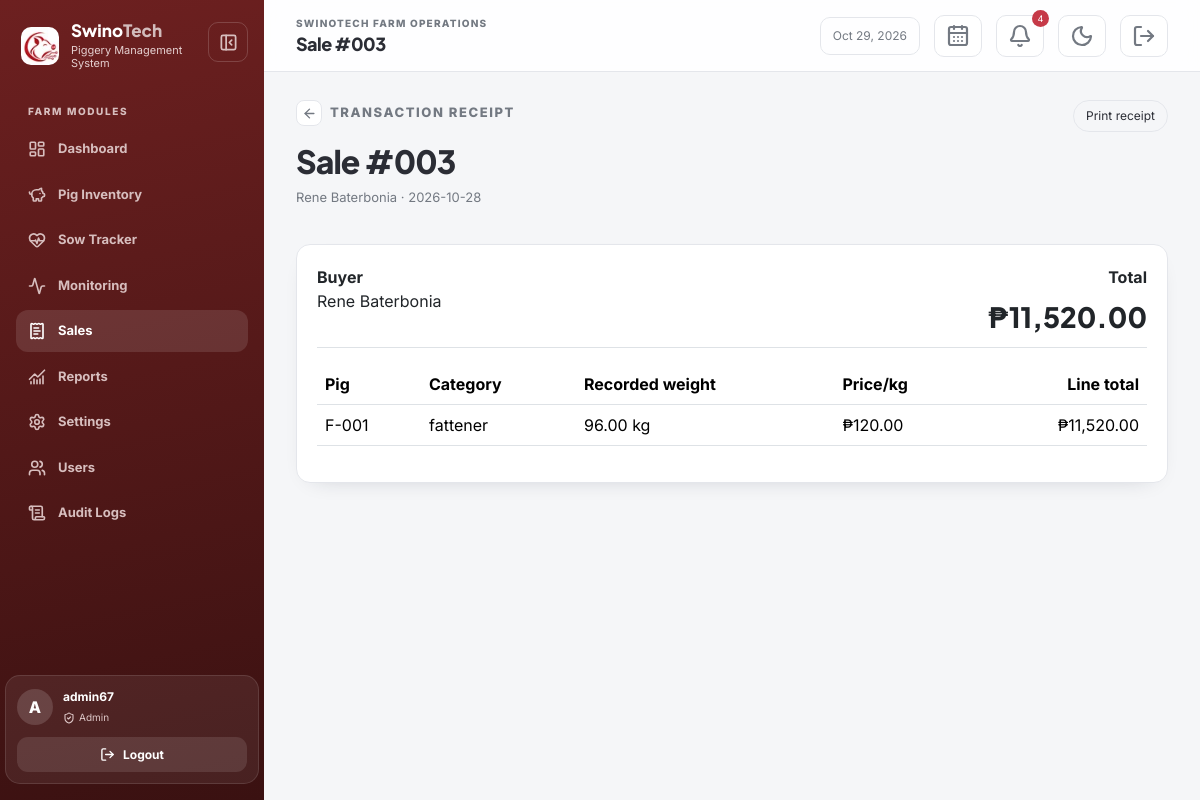
/sales/view.php?id=1033 (signed in), run on the app's committed database.
### tables this page shows
CREATE TABLE `sales` (
  `sale_id` int UNSIGNED NOT NULL,
  `buyer_name` varchar(150) NOT NULL,
  `sale_date` date NOT NULL DEFAULT (curdate()),
  `total_amount` decimal(12,2) NOT NULL DEFAULT '0.00'
);

CREATE TABLE `sale_items` (
  `sale_item_id` int UNSIGNED NOT NULL,
  `sale_id` int UNSIGNED NOT NULL,
  `pig_id` int UNSIGNED NOT NULL,
  `sold_weight` decimal(10,2) NOT NULL,
  `price_per_kg` decimal(10,2) NOT NULL
);

CREATE TABLE `pigs` (
  `pig_id` int UNSIGNED NOT NULL,
  `tag_number` varchar(50) NOT NULL,
  `category` enum('boar','fattener','sow') NOT NULL,
  `weight` decimal(10,2) NOT NULL,
  `pen_number` varchar(50) DEFAULT NULL,
  `status` enum('active','sold','dead') NOT NULL DEFAULT 'active',
  `date_added` date NOT NULL DEFAULT (curdate())
);

### includes/auth.php (called while the page is built, shortened)
<?php
function e(mixed $value): string
{
    return htmlspecialchars((string) $value, ENT_QUOTES, 'UTF-8');
}
function sale_reference(int $saleId): string
{
    $sequence = $saleId >= 1031 ? $saleId - 1030 : $saleId;
    return str_pad((string) max(1, $sequence), 3, '0', STR_PAD_LEFT);
}

### includes/dashboard-data.php (called while the page is built, shortened)
<?php
function dashboard_notifications(PDO $pdo, array $profile, string $role = 'admin'): array
{
    $days = max(1, (int) $profile['due_soon_days']);
    $notifications = [];
    $sows = $pdo->query("SELECT s.sow_record_id, p.tag_number, s.expected_farrowing_date
        FROM sow_records s JOIN pigs p ON p.pig_id = s.pig_id
        WHERE s.status = 'pregnant' ORDER BY s.expected_farrowing_date")->fetchAll();
    foreach ($sows as $sow) {
        $daysAway = (int) $pdo->query("SELECT DATEDIFF(" . $pdo->quote($sow['expected_farrowing_date']) . ", CURDATE())")->fetchColumn();
        if ($daysAway < 0 || $daysAway <= $days) {
            $notifications[] = [
                'id' => ($daysAway < 0 ? 'overdue-' : 'due-') . $sow['sow_record_id'],
                'tone' => $daysAway < 0 ? 'danger' : 'warning',
                'icon' => $daysAway < 0 ? 'triangle-alert' : 'calendar-days',
                'title' => 'Sow ' . $sow['tag_number'] . ($daysAway < 0 ? ' is overdue' : ' due ' . date('M d', strtotime($sow['expected_farrowing_date']))),
                'meta' => 'Expected ' . date('M d, Y', strtotime($sow['expected_farrowing_date'])) . ($daysAway < 0 ? ' · ' . abs($daysAway) . ' days late' : ' · Farrowing in ' . $daysAway . ' days'),
                'href' => 'sows/index.php',
            ];
        }
    }
    $reading = $pdo->query('SELECT temperature, humidity, recorded_at FROM sensor_logs ORDER BY recorded_at DESC LIMIT 1')->fetch();
    if ($reading && (float) $reading['temperature'] > (float) $profile['heat_threshold']) {
        $notifications[] = ['id' => 'heat-stress', 'tone' => 'danger', 'icon' => 'thermometer', 'title' => 'Heat stress — ' . $reading['temperature'] . '°C', 'meta' => 'Above the ' . $profile['heat_threshold'] . '°C threshold', 'href' => 'monitoring/index.php'];
    }
    if ($reading && strtotime((string) $reading['recorded_at']) < time() - 7200) {
        $notifications[] = ['id' => 'stale-sensor', 'tone' => 'warning', 'icon' => 'wifi-off', 'title' => 'ESP32 has no new readings', 'meta' => 'Last reading ' . date('M d, H:i', strtotime($reading['recorded_at'])), 'href' => 'monitoring/index.php'];
    }
    if ($role === 'admin') {
        $sale = $pdo->query("SELECT sale_id, buyer_name, total_amount, sale_date FROM sales ORDER BY sale_id DESC LIMIT 1")->fetch();
        if ($sale) {
            $notifications[] = ['id' => 'sale-' . $sale['sale_id'], 'tone' => 'success', 'icon' => 'receipt-text', 'title' => 'Sale #' . sale_reference((int) $sale['sale_id']) . ' recorded', 'meta' => $sale['buyer_name'] . ' · ₱' . number_format((float) $sale['total_amount'], 2), 'href' => 'sales/view.php?id=' . (int) $sale['sale_id']];
        }
    }
    return $notifications;
}

### sales/view.php (the view)
<?php
require __DIR__.'/../includes/auth.php'; require_role('admin'); require __DIR__.'/../includes/db.php';$id=(int)($_GET['id']??0);$statement=$pdo->prepare('SELECT * FROM sales WHERE sale_id=:id');$statement->execute(['id'=>$id]);$sale=$statement->fetch();if(!$sale){http_response_code(404);exit('Sale not found.');}$items=$pdo->prepare('SELECT si.*,p.tag_number,p.category FROM sale_items si JOIN pigs p ON p.pig_id=si.pig_id WHERE si.sale_id=:id');$items->execute(['id'=>$id]);$items=$items->fetchAll();$reference=sale_reference((int) $sale['sale_id']);$pageTitle='Sale #'.$reference;require __DIR__.'/../includes/header.php';
?>
<div class="page-heading"><div><p class="eyebrow"><a class="back-button" href="index.php" aria-label="Back to transactions" title="Back to transactions"><i data-lucide="arrow-left" aria-hidden="true"></i></a>Transaction receipt</p><h2>Sale #<?=e($reference)?></h2><p><?=e($sale['buyer_name'])?> · <?=e($sale['sale_date'])?></p></div><button class="btn btn-outline-secondary no-print" type="button" onclick="window.print()">Print receipt</button></div><div class="card print-area"><div class="d-flex justify-content-between border-bottom pb-3 mb-3"><div><strong>Buyer</strong><div><?=e($sale['buyer_name'])?></div></div><div class="text-end"><strong>Total</strong><div class="stat-value fs-3">₱<?=number_format((float)$sale['total_amount'],2)?></div></div></div><div class="table-responsive"><table class="table"><thead><tr><th>Pig</th><th>Category</th><th>Recorded weight</th><th>Price/kg</th><th class="text-end">Line total</th></tr></thead><tbody><?php foreach($items as $item): ?><tr><td><?=e($item['tag_number'])?></td><td><?=e($item['category'])?></td><td><?=e($item['sold_weight'])?> kg</td><td>₱<?=number_format((float)$item['price_per_kg'],2)?></td><td class="text-end">₱<?=number_format((float)$item['sold_weight']*(float)$item['price_per_kg'],2)?></td></tr><?php endforeach; ?></tbody></table></div></div>
<?php require __DIR__.'/../includes/footer.php'; ?>

### assets/css/style.css (style rules this page uses)
:root { color-scheme: light; --background: #f5f6f8; --surface: #fff; --surface-raised: #fff; --ink: #2b2d35; --muted: #737982; --border: #e4e6eb; --input-bg: #fff; --table-head: #fafbfc; --table-stripe: #f8f9fb; --chart-grid: #e9ebef; --shadow: #17203355; --brand: #b93030; --brand-dark: #702020; --panel: #6d2020; --panel-deep: #3a1111; --olive: #657b3b; --clay: #ad7147; --success: #21864b; --warning: #c57d08; --danger: #c63a48; --ease-out: cubic-bezier(.22, 1, .36, 1); --motion-fast: 160ms; --motion-base: 240ms; }
* { box-sizing: border-box; }
body { margin: 0; background: var(--background); color: var(--ink); font-family: Inter, system-ui, sans-serif; }
h1,h2,h3,h4 { font-family: "Plus Jakarta Sans", Inter, sans-serif; font-weight: 800; letter-spacing: -.03em; }
.eyebrow { color: var(--muted); font-size: 10px; font-weight: 800; letter-spacing: .12em; text-transform: uppercase; }
.page-heading { display: flex; justify-content: space-between; align-items: flex-start; gap: 18px; margin-bottom: 20px; }
.page-heading p { max-width: 700px; color: var(--muted); font-size: 13px; }
.page-heading .eyebrow { display: flex; align-items: center; gap: 8px; }
.back-button { display: inline-grid; place-items: center; width: 26px; height: 26px; border: 1px solid var(--border); border-radius: 8px; color: var(--muted); background: color-mix(in srgb, var(--surface) 95%, transparent); text-decoration: none; vertical-align: middle; transition: color var(--motion-fast) ease, border-color var(--motion-fast) ease, background var(--motion-fast) ease, transform var(--motion-fast) var(--ease-out); }
.back-button svg { width: 15px; height: 15px; }
.card,.table-shell,.filter-bar { border: 1px solid var(--border); border-radius: 14px; background: var(--surface); box-shadow: 0 8px 24px -18px var(--shadow); transition: transform var(--motion-base) var(--ease-out), box-shadow var(--motion-base) ease, border-color var(--motion-base) ease; }
.card { padding: 20px; }
.stat-value { margin-top: 14px; font: 800 29px/1 "Plus Jakarta Sans", sans-serif; }
.btn, button, input, select, textarea { transition: transform var(--motion-fast) var(--ease-out), box-shadow var(--motion-fast) ease, border-color var(--motion-fast) ease; }
.js .reveal { opacity: 0; transform: translateY(10px); animation: reveal-in 520ms var(--ease-out) forwards; animation-delay: var(--reveal-delay, 0ms); }
svg { vertical-align: middle; stroke-width: 2.2; }
body, .app-sidebar, .app-main, .topbar, .content, .card, .table-shell, .filter-bar, .login-form-wrap, .login-card, .icon-button, .form-control, .form-select, .input-group-text, .table, .table > :not(caption) > * > *, .dropdown-menu, .offcanvas, .confirmation-dialog, .confirmation-dialog-card { transition: background-color var(--motion-base) ease, color var(--motion-base) ease, border-color var(--motion-base) ease, box-shadow var(--motion-base) ease, transform var(--motion-base) var(--ease-out), width 260ms var(--ease-out), margin-left 260ms var(--ease-out); }
.content .btn { border-radius: 999px; padding: 6px 12px; font-size: 12px; }
.content .btn-outline-secondary, .content .btn-outline-success, .content .btn-light { color: var(--ink); background: #ffffff12; border-color: var(--border); }

### data on the page
sales: sale_id "003", buyer_name "Rene Baterbonia", sale_date "2026-10-28", total_amount "11,520.00"
sale_items: pig.tag_number "F-001", pig.category "fattener", sold_weight "96.00", price_per_kg "120.00", (float)$item['sold_weight']*(float)$item['price_per_kg'] "11,520.00"

### other printed values
$item['label'] "Dashboard"
$item['label'] "Pig Inventory"
$item['label'] "Sow Tracker"
$item['label'] "Monitoring"
$item['label'] "Sales"
$item['label'] "Reports"
substr($_SESSION['username'] ?? 'U', 0, 1) "A"
$_SESSION['username'] "admin67"
$role "Admin"
$pageTitle "Sale #003"
count($headerAlerts) "4"
